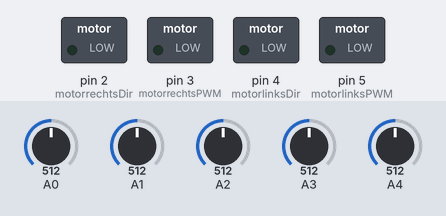
Recording of a sketch running on a simulated Arduino Uno, built with avr-gcc and run on an emulated ATmega328P. Parts: switched loads named in the sketch (green lamp = pin HIGH). The inputs (shaded band) are chosen by the test bench; at power-on: A0 = 512, A2 = 512, A3 = 512, A4 = 512, A1 = 512.

Above: at 1.2 s.
1.3 s: A0 set to 599
2.8 s: A0 set to 624
At 3.6 s:
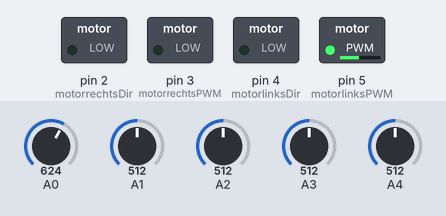
4.3 s: A2 set to 617
5.8 s: A2 set to 641
At 7.0 s:
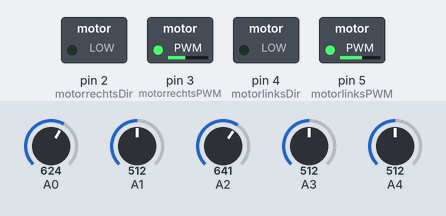
7.3 s: A3 set to 716
At 8.2 s:
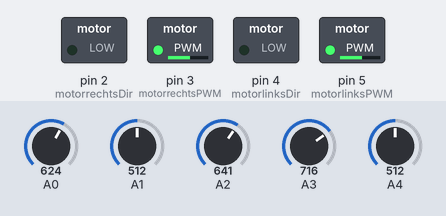
8.8 s: A4 set to 716
At 9.4 s:
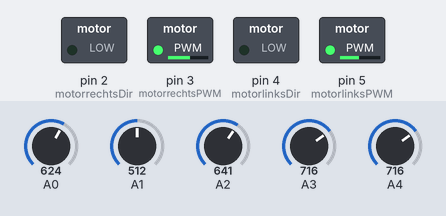
Timing chart, 0 to 11.3 s (numbered marks = the images above; inputs shaded):
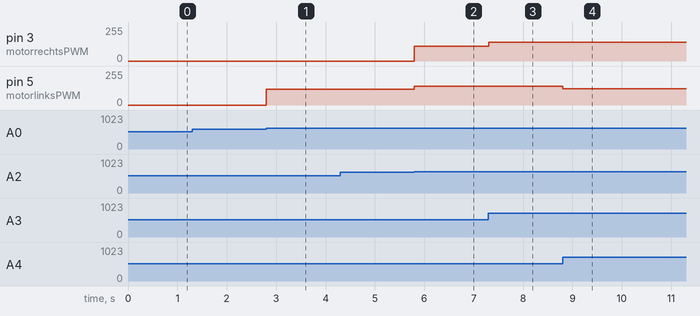

Measured:
- the behaviour switches between 611 and 612 on A0 (found by bisection; images 0 and 1)
- the behaviour switches between 623 and 624 on A2 (found by bisection; images 1 and 2)
- after the input at 1.3 s, every drawn part: stays the same
- after the input at 2.8 s, pin 5 (motorlinksPWM): 0/255 → 120/255 at once
- after the input at 4.3 s, every drawn part: stays the same
- after the input at 5.8 s, pin 3 (motorrechtsPWM): 0/255 → 110/255 at once; pin 5 (motorlinksPWM): 120/255 → 140/255 at once
- after the input at 7.3 s, pin 3 (motorrechtsPWM): 110/255 → 140/255 at once
- after the input at 8.8 s, pin 5 (motorlinksPWM): 140/255 → 121/255 at once

The sketch:

calib_forward_line_follow_extend.ino
```cpp
/************************************************************/
/*          lijn volgen: uitgebreide versie                 */
/************************************************************/

// typ hier de aansluitingen van de motordriver, voor de twee motors
#define motorrechtsPWM 3
#define motorrechtsDir 2
#define motorlinksPWM  5
#define motorlinksDir  4

//callibration variables
#define calib_speed_corrR   0  //if motors deviate, correct it
#define calib_speed_corrL   0  //if motors deviate, correct it

//robots
#define SAYA    0
#define GUDRUN  1
#define THIEMEN 2
#define JASPER  3
#define BLSTEF  4
#define STEF    5
#define MLOUISE 6
int ROBOT = SAYA;

//new batteries
#define newbat true

int calib_max_speed, calib_no_speed, SLOW_SPEED;
bool test=false;

//geen PID control http://en.wikipedia.org/wiki/PID_controller
// enkel proportioneel de afwijking van middellijn in rekening brengen

#define SCHAAL_FOUT 1000

int black[2]  = {600,1100}; // hiertussen zouden de waarden voor zwart moeten zijn
int white[2]  = { 0, 500};

//Saya  robot
//int corrwhite[5] = {0, 0, 0, 100, 200};
//int corrblack[5] = {0, 50, 0, 20, 50};
//Gudrun robot
//int corrwhite[5] = {0, 0, 50, 0, 0};
//int corrblack[5] = {0, -10, 20, 0, 0};
//Thiemen robot
//int corrwhite[5] = {0, 0, 0, 0, 0};
//int corrblack[5] = {0, 70, 50, 30, 40};
//Jasper robot
//int corrwhite[5] = {100, 0, 0, 0, 100};
//int corrblack[5] = {0, 0, 0, 0, 0};
//Blonde stef robot
//int corrwhite[5] = {40, 0, 0, 0, 0};
//int corrblack[5] = {40, 0, 0, 0, 0};
// stef robot
//int corrwhite[5] = {0, 0, 100, 0, 0};
//int corrblack[5] = {0, 0, 0, 0, 0};
// marie-louise robot
int corrwhite[5] = {0, 100, 0, 0, 40};
int corrblack[5] = {0, 0, 0, 0, 0};


// Wat kunnen we zien met 5 sensoren van lijnsensor?
#define LS_UNKNOWN    0 // we kunnen niet bepalen wat we zien
#define LS_BLACKLINE  1 // een zwarte lijn
#define LS_BLACKFIELD 2 // een zwart veld
#define LS_WHITEFIELD 3 // een wit veld
#define LS_BLACKLEFT  4 // zwart afbuigend naar links
#define LS_BLACKRIGHT 5 // zwart afbuigend naar rechts
#define LS_BLACKSPLIT 6 // zwart links en rechts, niet midden
#define LS_BLACKEXTREMELEFT  7 // zwart uiterst links
#define LS_BLACKEXTREMERIGHT 8 // zwart uiterst rechts
#define LS_BLACKBANKLEFT     9 // zwart uiterst rechts
#define LS_BLACKBANKRIGHT   10 // zwart uiterst rechts

//wijzigende variabelen
float sensors_average;
float sensors_average_bl; // hier houden we rekening met een baseline, dat is we trekken het minimun ervan af

float mid_point = 2; //midden van de sensoren 0,1,2,3,4
float max_err = max(4-mid_point, mid_point-0) * SCHAAL_FOUT;
float min_err = 0.5 * SCHAAL_FOUT;
long error_value;

// Array om de 5 sensorlezingen in op te slaan
long sensors[] = {0, 0, 0, 0, 0};

//enkele extra variabelen
// hoeveel verschil moet er zijn tussen grootste en kleinste waarden
// om te zeggen dat er een lijn gezien is
#define ACCURACY 100

int speed_corr;
int right_speed;
int left_speed;
int turn_correction;

void setup(){
  if (newbat) {
    calib_max_speed = 220; //180; //maximum value you want
    calib_no_speed  =  110; //lowest value that motors don't move anymore
    SLOW_SPEED      = 120;         //a slow speed good for searching
    turn_correction =  40;
    if (ROBOT==THIEMEN)
      {calib_max_speed = 160;
      } else if (ROBOT=BLSTEF)
      {calib_max_speed = 140;
       calib_no_speed = 75;
      }
  } else {
  //old batteries
    calib_max_speed = 240; //maximum value you want
    calib_no_speed  = 110; //lowest value that motors don't move anymore
    SLOW_SPEED      = 200;         //a slow speed good for searching
    turn_correction =   0;
  }
  if (ROBOT == THIEMEN){
    black[0] = 700;
  } else if (ROBOT == JASPER){
    black[0] = 700;
    white[1] = 600;
  }
  if (test) {
    Serial.begin(9600);
  }
  pinMode(motorlinksPWM, OUTPUT);
  pinMode(motorlinksDir, OUTPUT);
  pinMode(motorrechtsPWM, OUTPUT);
  pinMode(motorrechtsDir, OUTPUT);
}


void loop(){
  //Reads sensor values and computes sensor sum and weighted average
  unsigned long prevtimewhitefield = 0UL;
  int lineseen = sensors_read();
  switch (lineseen) {
    case LS_BLACKLINE:
    case LS_BLACKBANKLEFT:
    case LS_BLACKLEFT:
    case LS_BLACKBANKRIGHT:
    case LS_BLACKRIGHT:
      calc_turn();
      //Computes the error to be corrected
      motor_drive(right_speed, left_speed); //Sends PWM signals to the motors
      break;
    case LS_UNKNOWN:
      //can't decide what we have seen. stop and read again
      motor_drive(0, 0);
      if (test) {
        Serial.println("No line seen !!!");
      }
      break;
    case LS_WHITEFIELD:
      //a white field. here we should stop, go backward a bit, verify, go forward, search for can
      motor_drive(0,0);
      if (millis() - prevtimewhitefield < 1000UL) {
        //really on white field
        delay(5000);
      } else {
        prevtimewhitefield = millis();
        motor_drive(0,0);
        delay(100);
        motor_drive(-calib_max_speed+turn_correction, -calib_max_speed+turn_correction);
        delay(500);
        motor_drive(0,0);
        delay(100);
      }
      break;
    case LS_BLACKFIELD:
      //a black field. here we should stop. wait a sec, try again, if still problem, go backward a bit, try again?
      motor_drive(0, 0);
      break;
    case LS_BLACKEXTREMELEFT:
      // we assume a sharp turn to left
      motor_drive(calib_max_speed-turn_correction, -calib_max_speed+turn_correction);
      delay(100);
      motor_drive(0,0);
      break;
//    case LS_BLACKBANKLEFT:
//      // we assume a sharp turn to left
//      motor_drive(calib_max_speed-turn_correction, 0);
//      delay(100);
//      motor_drive(0,0);
//      break;
    case LS_BLACKEXTREMERIGHT:
      // we assume a sharp turn to right
      motor_drive(-calib_max_speed+turn_correction , calib_max_speed-turn_correction);
      delay(100);
      motor_drive(0,0);
      break;
//    case LS_BLACKBANKRIGHT:
//      // we assume a sharp turn to right
//      motor_drive(0 , calib_max_speed-turn_correction);
//      delay(100);
//      motor_drive(0,0);
//      break;
    default:
      motor_drive(0,0);
      break;
  }
}

boolean sensors_read(){
  /*
  Method to read the sensors. Return type of black seen, and does
  necessary computations to know where the line is.
  */
  int sensors_sum = 0;
  int sensors_sum_bl = 0;
  int baseline = 1024;
  int topline = 0;
  sensors_average = 0;
  sensors_average_bl = 0;
  for (int i = 0; i < 5; i++){
    sensors[i] = analogRead(i);
    if (sensors[i] < 501){ sensors[i] = sensors[i]-corrwhite[i];}
    else { sensors[i] = sensors[i]-corrblack[i];}
    if (baseline > sensors[i]){
      baseline = sensors[i];
    }
    if (topline < sensors[i]){
      topline = sensors[i];
    }
  }
  for (int i = 0; i<5; i++){
    int val = sensors[i];
    sensors_average += val * i;
    //Calculating the weighted mean
    sensors_sum += val;
    sensors_average_bl += (val-baseline) * i;
    //Calculating the weighted mean maar nu trekken we laagste waarde ervan af
    sensors_sum_bl += val-baseline;
  }
  sensors_average=sensors_average/sensors_sum;         // gewogen gemiddelde
  sensors_average_bl=sensors_average_bl/sensors_sum_bl;// gewogen gemiddelde met baseline

  //de foutwaarde
  error_value = long((sensors_average_bl - mid_point) * SCHAAL_FOUT);

  int seen = LS_UNKNOWN;
  if (baseline > black[0]){
    seen = LS_BLACKFIELD;
  } else if (topline < white[1]){
    seen = LS_WHITEFIELD;
  } else if (topline-baseline < ACCURACY){
    // no line seen but not black or white field
    seen = LS_UNKNOWN;
  } else if (sensors[2] < white[1] && sensors[0] > black[0] && sensors[4] > black[0]) {
    seen = LS_BLACKSPLIT;
  } else if (sensors[0] < white[1] && sensors[3] > black[0] && sensors[2] < black[0]) {
    seen = LS_BLACKLEFT;
  } else if (sensors[0] < white[1] && sensors[3] > black[0] && sensors[4] > black[0]) {
    seen = LS_BLACKBANKLEFT;
  } else if (sensors[0] < white[1] && sensors[4] > black[0]) {
    seen = LS_BLACKEXTREMELEFT;
  } else if (sensors[4] < white[1] && sensors[1] > black[0] && sensors[2] < black[0]) {
    seen = LS_BLACKRIGHT;
  } else if (sensors[4] < white[1] && sensors[0] > black[0] && sensors[1] > black[0]) {
    seen = LS_BLACKBANKRIGHT;
  } else if (sensors[4] < white[1] && sensors[0] > black[0]) {
    seen = LS_BLACKEXTREMERIGHT;
  } else {
    seen = LS_BLACKLINE;
  }
  if (test) {
    motor_drive(0,0);
    Serial.print("prev speed: "); Serial.print(right_speed); Serial.print(" "); Serial.println(left_speed);
    Serial.print("I see:"); Serial.println(seen);
    Serial.print("Corrected measured: ");
    for (int i = 0; i<5; i++){
      Serial.print(sensors[i]);Serial.print(" ");
    }
    Serial.println(" ");
    delay(2000);
  }
  return seen;
}

void calc_turn(){

  //Restricting the error value between -max_err, -min_err and min_err, max_err.
  if (error_value > max_err){
    // not possible ...
    error_value = max_err;
  } else if (error_value < -max_err) {
    // not possible ...
    error_value = -max_err;
  }
  if (abs(error_value) < min_err){
    // don't correct yet
    error_value = 0;
  }
  //convert to correct number
  speed_corr = float(error_value)/float(max_err) * (calib_max_speed-calib_no_speed);
  if (error_value < -1000) {
    //line at sensor 0 move line slowly towards 2 (to left), by a right turn, so reducing speed right
    right_speed = 0;
    left_speed = SLOW_SPEED;
    if (ROBOT == THIEMEN) {
      right_speed = -SLOW_SPEED;
      left_speed  = SLOW_SPEED;
    }
  } else if (error_value < 0){
    //line at sensor 0 to 2, move line towards 2 (to left), by reducing speed right
    right_speed = calib_max_speed + speed_corr;
    left_speed = calib_max_speed;
    if (ROBOT == THIEMEN) {
      left_speed  = calib_max_speed + 2*speed_corr;
    }
  } else if (error_value > 1000) {
    //line at sensor 4 move line slowly towards 3 (to right), by a left turn, so reducing speed left
    right_speed = SLOW_SPEED;
    left_speed = 0;
    if (ROBOT == THIEMEN) {
      right_speed = SLOW_SPEED;
      left_speed  = -SLOW_SPEED;
    }
  } else {
    //line at sensor 2 to 4, move line towards 2, by reducing speed left
    right_speed = calib_max_speed;
    left_speed = calib_max_speed - speed_corr;
    if (ROBOT == THIEMEN) {
      left_speed  = calib_max_speed - 2*speed_corr;
    }
  }
}

void motor_drive(int right_speed, int left_speed){
  // Drive motors according to the given values
  int sgvr = 1;
  if (right_speed != 0) {sgvr = abs(right_speed)/right_speed;}
  int sgvl = 1;
  if (left_speed != 0) {sgvl = abs(left_speed)/left_speed;}
  int vr = abs(right_speed) + calib_speed_corrR;
  int vl = abs(left_speed) + calib_speed_corrL;
  if (vr > calib_max_speed) {vr = calib_max_speed;}
  else if (vr<0) {vr = 0;}
  vr = vr * sgvr;
  if (vl > calib_max_speed) {vl = calib_max_speed;}
  else if (vl<0) {vl = 0;}
  vl = vl * sgvl;

  if (right_speed>=0){
    digitalWrite(motorrechtsDir, LOW); //vooruit
    analogWrite(motorrechtsPWM, right_speed);
  } else {
    digitalWrite(motorrechtsDir, HIGH); //achteruit
    analogWrite(motorrechtsPWM, 255+right_speed);
  }
  if (left_speed>=0){
    digitalWrite(motorlinksDir, LOW); //vooruit
    analogWrite(motorlinksPWM, left_speed);
  } else {
    digitalWrite(motorlinksDir, HIGH); //achteruit
    analogWrite(motorlinksPWM, 255+left_speed);
  }
}
```
